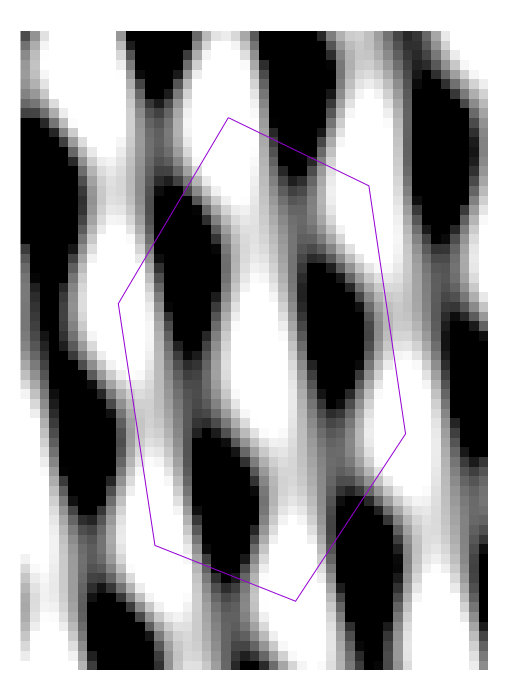

This figure's gnuplot source:
reset

set terminal pngcairo size 700*71/97,700 enhanced font "Verdana,10"
set output "graphit.png"
set palette gray

set mapping cartesian
set tmargin 0
set bmargin 0
set border 0 back
set size ratio 1.3661971831
set yrange [] reverse
unset key
unset colorbox
unset tics

set cbrange [-0.4:0.4]
#set multiplot

###=== Plot heat map of interpolated data ===###
set dgrid3d 97*0.6,71*0.6,2
set pm3d map
plot "2nm_small.xyz" u (($1)*1e9):(($2)*1e9):(($3)*1e10) with image,\
"lines.txt" using 1:2:($3-$1):($4-$2) with vectors nohead
	
#unset multiplot
